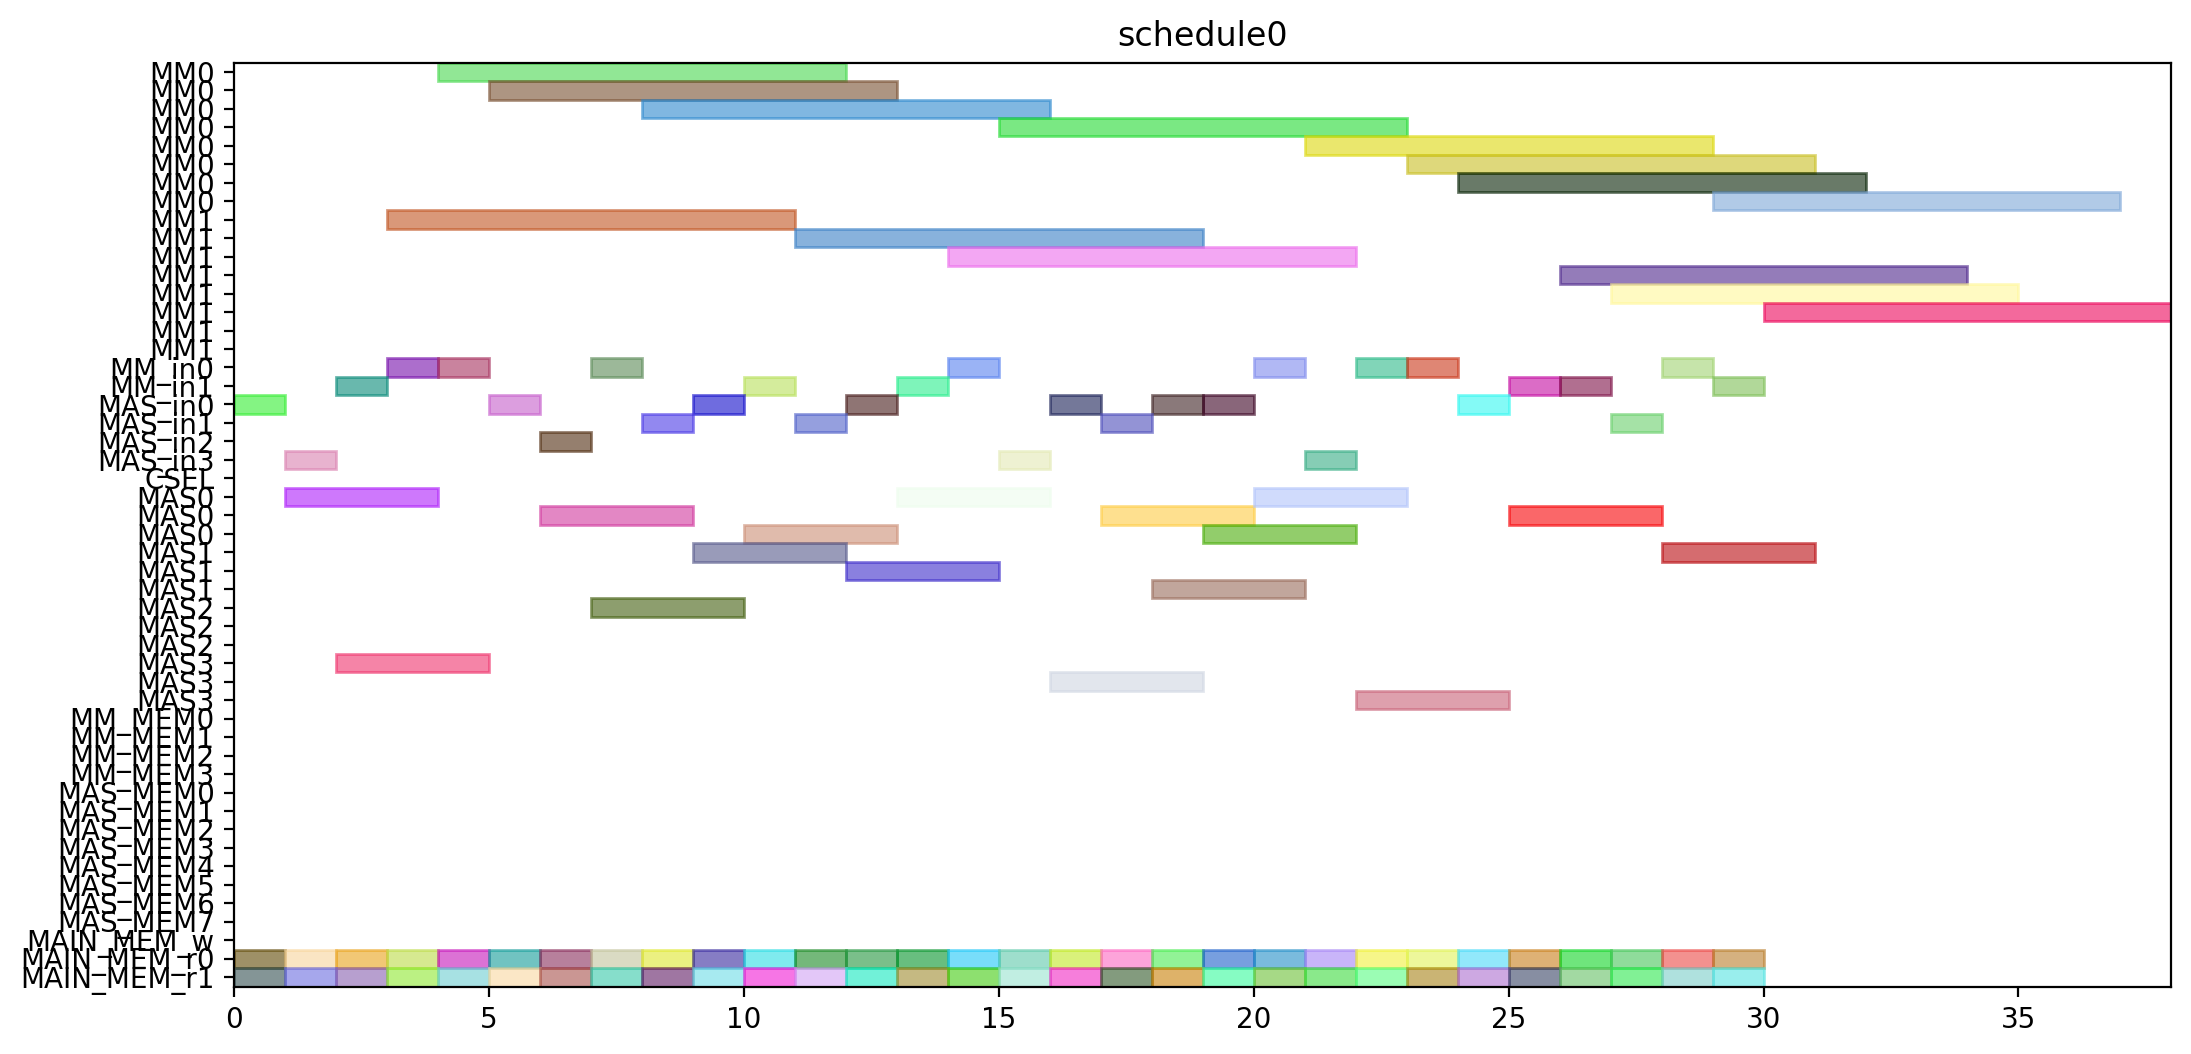

Recreate this plot in Python.
from pyschedule import Scenario, solvers, plotters, alt


def solve():
	horizon = 120
	S = Scenario("schedule0", horizon=horizon)

	# resource
	MM = S.Resources('MM', num=2, size=8)
	MM_in = S.Resources('MM_in', num=2)
	MAS_in = S.Resources('MAS_in', num=4)
	CSEL = S.Resource('CSEL')
	MAS = S.Resources('MAS', num=4, size=3, periods=range(1, horizon))
	MM_MEM = S.Resources('MM_MEM', num=4)
	MAS_MEM = S.Resources('MAS_MEM', num=8)
	MAIN_MEM_w = S.Resource('MAIN_MEM_w', size=1)
	MAIN_MEM_r = S.Resources('MAIN_MEM_r', num=2)

	# result of previous scheduling

	# new tasks
	r1_t0 = S.Task('r1_t0', length=8, delay_cost=1)
	r1_t0 += alt(MM)
	r1_t0_in = S.Task('r1_t0_in', length=1, delay_cost=1)
	r1_t0_in += alt(MM_in)
	S += r1_t0_in*MM_in[0]<=r1_t0*MM[0]
	S += r1_t0_in*MM_in[1]<=r1_t0*MM[1]
	r1_t0_mem0 = S.Task('r1_t0_mem0', length=1, delay_cost=1)
	r1_t0_mem0 += MAIN_MEM_r[0]
	S += r1_t0_mem0 <= r1_t0

	r1_t0_mem1 = S.Task('r1_t0_mem1', length=1, delay_cost=1)
	r1_t0_mem1 += MAIN_MEM_r[1]
	S += r1_t0_mem1 <= r1_t0

	r1_t1 = S.Task('r1_t1', length=8, delay_cost=1)
	r1_t1 += alt(MM)
	r1_t1_in = S.Task('r1_t1_in', length=1, delay_cost=1)
	r1_t1_in += alt(MM_in)
	S += r1_t1_in*MM_in[0]<=r1_t1*MM[0]
	S += r1_t1_in*MM_in[1]<=r1_t1*MM[1]
	r1_t1_mem0 = S.Task('r1_t1_mem0', length=1, delay_cost=1)
	r1_t1_mem0 += MAIN_MEM_r[0]
	S += r1_t1_mem0 <= r1_t1

	r1_t1_mem1 = S.Task('r1_t1_mem1', length=1, delay_cost=1)
	r1_t1_mem1 += MAIN_MEM_r[1]
	S += r1_t1_mem1 <= r1_t1

	r1_t2 = S.Task('r1_t2', length=3, delay_cost=1)
	r1_t2 += alt(MAS)
	r1_t2_in = S.Task('r1_t2_in', length=1, delay_cost=1)
	r1_t2_in += alt(MAS_in)
	S += r1_t2_in*MAS_in[0]<=r1_t2*MAS[0]

	S += r1_t2_in*MAS_in[1]<=r1_t2*MAS[1]

	S += r1_t2_in*MAS_in[2]<=r1_t2*MAS[2]

	S += r1_t2_in*MAS_in[3]<=r1_t2*MAS[3]

	r1_t2_mem0 = S.Task('r1_t2_mem0', length=1, delay_cost=1)
	r1_t2_mem0 += MAIN_MEM_r[0]
	S += r1_t2_mem0 <= r1_t2

	r1_t2_mem1 = S.Task('r1_t2_mem1', length=1, delay_cost=1)
	r1_t2_mem1 += MAIN_MEM_r[1]
	S += r1_t2_mem1 <= r1_t2

	r1_t3 = S.Task('r1_t3', length=3, delay_cost=1)
	r1_t3 += alt(MAS)
	r1_t3_in = S.Task('r1_t3_in', length=1, delay_cost=1)
	r1_t3_in += alt(MAS_in)
	S += r1_t3_in*MAS_in[0]<=r1_t3*MAS[0]

	S += r1_t3_in*MAS_in[1]<=r1_t3*MAS[1]

	S += r1_t3_in*MAS_in[2]<=r1_t3*MAS[2]

	S += r1_t3_in*MAS_in[3]<=r1_t3*MAS[3]

	r1_t3_mem0 = S.Task('r1_t3_mem0', length=1, delay_cost=1)
	r1_t3_mem0 += MAIN_MEM_r[0]
	S += r1_t3_mem0 <= r1_t3

	r1_t3_mem1 = S.Task('r1_t3_mem1', length=1, delay_cost=1)
	r1_t3_mem1 += MAIN_MEM_r[1]
	S += r1_t3_mem1 <= r1_t3

	r3_t0 = S.Task('r3_t0', length=8, delay_cost=1)
	r3_t0 += alt(MM)
	r3_t0_in = S.Task('r3_t0_in', length=1, delay_cost=1)
	r3_t0_in += alt(MM_in)
	S += r3_t0_in*MM_in[0]<=r3_t0*MM[0]
	S += r3_t0_in*MM_in[1]<=r3_t0*MM[1]
	r3_t0_mem0 = S.Task('r3_t0_mem0', length=1, delay_cost=1)
	r3_t0_mem0 += MAIN_MEM_r[0]
	S += r3_t0_mem0 <= r3_t0

	r3_t0_mem1 = S.Task('r3_t0_mem1', length=1, delay_cost=1)
	r3_t0_mem1 += MAIN_MEM_r[1]
	S += r3_t0_mem1 <= r3_t0

	r3_t1 = S.Task('r3_t1', length=8, delay_cost=1)
	r3_t1 += alt(MM)
	r3_t1_in = S.Task('r3_t1_in', length=1, delay_cost=1)
	r3_t1_in += alt(MM_in)
	S += r3_t1_in*MM_in[0]<=r3_t1*MM[0]
	S += r3_t1_in*MM_in[1]<=r3_t1*MM[1]
	r3_t1_mem0 = S.Task('r3_t1_mem0', length=1, delay_cost=1)
	r3_t1_mem0 += MAIN_MEM_r[0]
	S += r3_t1_mem0 <= r3_t1

	r3_t1_mem1 = S.Task('r3_t1_mem1', length=1, delay_cost=1)
	r3_t1_mem1 += MAIN_MEM_r[1]
	S += r3_t1_mem1 <= r3_t1

	r3_t2 = S.Task('r3_t2', length=3, delay_cost=1)
	r3_t2 += alt(MAS)
	r3_t2_in = S.Task('r3_t2_in', length=1, delay_cost=1)
	r3_t2_in += alt(MAS_in)
	S += r3_t2_in*MAS_in[0]<=r3_t2*MAS[0]

	S += r3_t2_in*MAS_in[1]<=r3_t2*MAS[1]

	S += r3_t2_in*MAS_in[2]<=r3_t2*MAS[2]

	S += r3_t2_in*MAS_in[3]<=r3_t2*MAS[3]

	r3_t2_mem0 = S.Task('r3_t2_mem0', length=1, delay_cost=1)
	r3_t2_mem0 += MAIN_MEM_r[0]
	S += r3_t2_mem0 <= r3_t2

	r3_t2_mem1 = S.Task('r3_t2_mem1', length=1, delay_cost=1)
	r3_t2_mem1 += MAIN_MEM_r[1]
	S += r3_t2_mem1 <= r3_t2

	r3_t3 = S.Task('r3_t3', length=3, delay_cost=1)
	r3_t3 += alt(MAS)
	r3_t3_in = S.Task('r3_t3_in', length=1, delay_cost=1)
	r3_t3_in += alt(MAS_in)
	S += r3_t3_in*MAS_in[0]<=r3_t3*MAS[0]

	S += r3_t3_in*MAS_in[1]<=r3_t3*MAS[1]

	S += r3_t3_in*MAS_in[2]<=r3_t3*MAS[2]

	S += r3_t3_in*MAS_in[3]<=r3_t3*MAS[3]

	r3_t3_mem0 = S.Task('r3_t3_mem0', length=1, delay_cost=1)
	r3_t3_mem0 += MAIN_MEM_r[0]
	S += r3_t3_mem0 <= r3_t3

	r3_t3_mem1 = S.Task('r3_t3_mem1', length=1, delay_cost=1)
	r3_t3_mem1 += MAIN_MEM_r[1]
	S += r3_t3_mem1 <= r3_t3

	r4_t0 = S.Task('r4_t0', length=8, delay_cost=1)
	r4_t0 += alt(MM)
	r4_t0_in = S.Task('r4_t0_in', length=1, delay_cost=1)
	r4_t0_in += alt(MM_in)
	S += r4_t0_in*MM_in[0]<=r4_t0*MM[0]
	S += r4_t0_in*MM_in[1]<=r4_t0*MM[1]
	r4_t0_mem0 = S.Task('r4_t0_mem0', length=1, delay_cost=1)
	r4_t0_mem0 += MAIN_MEM_r[0]
	S += r4_t0_mem0 <= r4_t0

	r4_t0_mem1 = S.Task('r4_t0_mem1', length=1, delay_cost=1)
	r4_t0_mem1 += MAIN_MEM_r[1]
	S += r4_t0_mem1 <= r4_t0

	r4_t1 = S.Task('r4_t1', length=8, delay_cost=1)
	r4_t1 += alt(MM)
	r4_t1_in = S.Task('r4_t1_in', length=1, delay_cost=1)
	r4_t1_in += alt(MM_in)
	S += r4_t1_in*MM_in[0]<=r4_t1*MM[0]
	S += r4_t1_in*MM_in[1]<=r4_t1*MM[1]
	r4_t1_mem0 = S.Task('r4_t1_mem0', length=1, delay_cost=1)
	r4_t1_mem0 += MAIN_MEM_r[0]
	S += r4_t1_mem0 <= r4_t1

	r4_t1_mem1 = S.Task('r4_t1_mem1', length=1, delay_cost=1)
	r4_t1_mem1 += MAIN_MEM_r[1]
	S += r4_t1_mem1 <= r4_t1

	r4_t2 = S.Task('r4_t2', length=3, delay_cost=1)
	r4_t2 += alt(MAS)
	r4_t2_in = S.Task('r4_t2_in', length=1, delay_cost=1)
	r4_t2_in += alt(MAS_in)
	S += r4_t2_in*MAS_in[0]<=r4_t2*MAS[0]

	S += r4_t2_in*MAS_in[1]<=r4_t2*MAS[1]

	S += r4_t2_in*MAS_in[2]<=r4_t2*MAS[2]

	S += r4_t2_in*MAS_in[3]<=r4_t2*MAS[3]

	r4_t2_mem0 = S.Task('r4_t2_mem0', length=1, delay_cost=1)
	r4_t2_mem0 += MAIN_MEM_r[0]
	S += r4_t2_mem0 <= r4_t2

	r4_t2_mem1 = S.Task('r4_t2_mem1', length=1, delay_cost=1)
	r4_t2_mem1 += MAIN_MEM_r[1]
	S += r4_t2_mem1 <= r4_t2

	r4_t3 = S.Task('r4_t3', length=3, delay_cost=1)
	r4_t3 += alt(MAS)
	r4_t3_in = S.Task('r4_t3_in', length=1, delay_cost=1)
	r4_t3_in += alt(MAS_in)
	S += r4_t3_in*MAS_in[0]<=r4_t3*MAS[0]

	S += r4_t3_in*MAS_in[1]<=r4_t3*MAS[1]

	S += r4_t3_in*MAS_in[2]<=r4_t3*MAS[2]

	S += r4_t3_in*MAS_in[3]<=r4_t3*MAS[3]

	r4_t3_mem0 = S.Task('r4_t3_mem0', length=1, delay_cost=1)
	r4_t3_mem0 += MAIN_MEM_r[0]
	S += r4_t3_mem0 <= r4_t3

	r4_t3_mem1 = S.Task('r4_t3_mem1', length=1, delay_cost=1)
	r4_t3_mem1 += MAIN_MEM_r[1]
	S += r4_t3_mem1 <= r4_t3

	r5_t0 = S.Task('r5_t0', length=8, delay_cost=1)
	r5_t0 += alt(MM)
	r5_t0_in = S.Task('r5_t0_in', length=1, delay_cost=1)
	r5_t0_in += alt(MM_in)
	S += r5_t0_in*MM_in[0]<=r5_t0*MM[0]
	S += r5_t0_in*MM_in[1]<=r5_t0*MM[1]
	r5_t0_mem0 = S.Task('r5_t0_mem0', length=1, delay_cost=1)
	r5_t0_mem0 += MAIN_MEM_r[0]
	S += r5_t0_mem0 <= r5_t0

	r5_t0_mem1 = S.Task('r5_t0_mem1', length=1, delay_cost=1)
	r5_t0_mem1 += MAIN_MEM_r[1]
	S += r5_t0_mem1 <= r5_t0

	r5_t1 = S.Task('r5_t1', length=8, delay_cost=1)
	r5_t1 += alt(MM)
	r5_t1_in = S.Task('r5_t1_in', length=1, delay_cost=1)
	r5_t1_in += alt(MM_in)
	S += r5_t1_in*MM_in[0]<=r5_t1*MM[0]
	S += r5_t1_in*MM_in[1]<=r5_t1*MM[1]
	r5_t1_mem0 = S.Task('r5_t1_mem0', length=1, delay_cost=1)
	r5_t1_mem0 += MAIN_MEM_r[0]
	S += r5_t1_mem0 <= r5_t1

	r5_t1_mem1 = S.Task('r5_t1_mem1', length=1, delay_cost=1)
	r5_t1_mem1 += MAIN_MEM_r[1]
	S += r5_t1_mem1 <= r5_t1

	r5_t2 = S.Task('r5_t2', length=3, delay_cost=1)
	r5_t2 += alt(MAS)
	r5_t2_in = S.Task('r5_t2_in', length=1, delay_cost=1)
	r5_t2_in += alt(MAS_in)
	S += r5_t2_in*MAS_in[0]<=r5_t2*MAS[0]

	S += r5_t2_in*MAS_in[1]<=r5_t2*MAS[1]

	S += r5_t2_in*MAS_in[2]<=r5_t2*MAS[2]

	S += r5_t2_in*MAS_in[3]<=r5_t2*MAS[3]

	r5_t2_mem0 = S.Task('r5_t2_mem0', length=1, delay_cost=1)
	r5_t2_mem0 += MAIN_MEM_r[0]
	S += r5_t2_mem0 <= r5_t2

	r5_t2_mem1 = S.Task('r5_t2_mem1', length=1, delay_cost=1)
	r5_t2_mem1 += MAIN_MEM_r[1]
	S += r5_t2_mem1 <= r5_t2

	r5_t3 = S.Task('r5_t3', length=3, delay_cost=1)
	r5_t3 += alt(MAS)
	r5_t3_in = S.Task('r5_t3_in', length=1, delay_cost=1)
	r5_t3_in += alt(MAS_in)
	S += r5_t3_in*MAS_in[0]<=r5_t3*MAS[0]

	S += r5_t3_in*MAS_in[1]<=r5_t3*MAS[1]

	S += r5_t3_in*MAS_in[2]<=r5_t3*MAS[2]

	S += r5_t3_in*MAS_in[3]<=r5_t3*MAS[3]

	r5_t3_mem0 = S.Task('r5_t3_mem0', length=1, delay_cost=1)
	r5_t3_mem0 += MAIN_MEM_r[0]
	S += r5_t3_mem0 <= r5_t3

	r5_t3_mem1 = S.Task('r5_t3_mem1', length=1, delay_cost=1)
	r5_t3_mem1 += MAIN_MEM_r[1]
	S += r5_t3_mem1 <= r5_t3

	r6_t0 = S.Task('r6_t0', length=8, delay_cost=1)
	r6_t0 += alt(MM)
	r6_t0_in = S.Task('r6_t0_in', length=1, delay_cost=1)
	r6_t0_in += alt(MM_in)
	S += r6_t0_in*MM_in[0]<=r6_t0*MM[0]
	S += r6_t0_in*MM_in[1]<=r6_t0*MM[1]
	r6_t0_mem0 = S.Task('r6_t0_mem0', length=1, delay_cost=1)
	r6_t0_mem0 += MAIN_MEM_r[0]
	S += r6_t0_mem0 <= r6_t0

	r6_t0_mem1 = S.Task('r6_t0_mem1', length=1, delay_cost=1)
	r6_t0_mem1 += MAIN_MEM_r[1]
	S += r6_t0_mem1 <= r6_t0

	r6_t1 = S.Task('r6_t1', length=8, delay_cost=1)
	r6_t1 += alt(MM)
	r6_t1_in = S.Task('r6_t1_in', length=1, delay_cost=1)
	r6_t1_in += alt(MM_in)
	S += r6_t1_in*MM_in[0]<=r6_t1*MM[0]
	S += r6_t1_in*MM_in[1]<=r6_t1*MM[1]
	r6_t1_mem0 = S.Task('r6_t1_mem0', length=1, delay_cost=1)
	r6_t1_mem0 += MAIN_MEM_r[0]
	S += r6_t1_mem0 <= r6_t1

	r6_t1_mem1 = S.Task('r6_t1_mem1', length=1, delay_cost=1)
	r6_t1_mem1 += MAIN_MEM_r[1]
	S += r6_t1_mem1 <= r6_t1

	r6_t2 = S.Task('r6_t2', length=3, delay_cost=1)
	r6_t2 += alt(MAS)
	r6_t2_in = S.Task('r6_t2_in', length=1, delay_cost=1)
	r6_t2_in += alt(MAS_in)
	S += r6_t2_in*MAS_in[0]<=r6_t2*MAS[0]

	S += r6_t2_in*MAS_in[1]<=r6_t2*MAS[1]

	S += r6_t2_in*MAS_in[2]<=r6_t2*MAS[2]

	S += r6_t2_in*MAS_in[3]<=r6_t2*MAS[3]

	r6_t2_mem0 = S.Task('r6_t2_mem0', length=1, delay_cost=1)
	r6_t2_mem0 += MAIN_MEM_r[0]
	S += r6_t2_mem0 <= r6_t2

	r6_t2_mem1 = S.Task('r6_t2_mem1', length=1, delay_cost=1)
	r6_t2_mem1 += MAIN_MEM_r[1]
	S += r6_t2_mem1 <= r6_t2

	r6_t3 = S.Task('r6_t3', length=3, delay_cost=1)
	r6_t3 += alt(MAS)
	r6_t3_in = S.Task('r6_t3_in', length=1, delay_cost=1)
	r6_t3_in += alt(MAS_in)
	S += r6_t3_in*MAS_in[0]<=r6_t3*MAS[0]

	S += r6_t3_in*MAS_in[1]<=r6_t3*MAS[1]

	S += r6_t3_in*MAS_in[2]<=r6_t3*MAS[2]

	S += r6_t3_in*MAS_in[3]<=r6_t3*MAS[3]

	r6_t3_mem0 = S.Task('r6_t3_mem0', length=1, delay_cost=1)
	r6_t3_mem0 += MAIN_MEM_r[0]
	S += r6_t3_mem0 <= r6_t3

	r6_t3_mem1 = S.Task('r6_t3_mem1', length=1, delay_cost=1)
	r6_t3_mem1 += MAIN_MEM_r[1]
	S += r6_t3_mem1 <= r6_t3

	r9_t2 = S.Task('r9_t2', length=3, delay_cost=1)
	r9_t2 += alt(MAS)
	r9_t2_in = S.Task('r9_t2_in', length=1, delay_cost=1)
	r9_t2_in += alt(MAS_in)
	S += r9_t2_in*MAS_in[0]<=r9_t2*MAS[0]

	S += r9_t2_in*MAS_in[1]<=r9_t2*MAS[1]

	S += r9_t2_in*MAS_in[2]<=r9_t2*MAS[2]

	S += r9_t2_in*MAS_in[3]<=r9_t2*MAS[3]

	r9_t2_mem0 = S.Task('r9_t2_mem0', length=1, delay_cost=1)
	r9_t2_mem0 += MAIN_MEM_r[0]
	S += r9_t2_mem0 <= r9_t2

	r9_t2_mem1 = S.Task('r9_t2_mem1', length=1, delay_cost=1)
	r9_t2_mem1 += MAIN_MEM_r[1]
	S += r9_t2_mem1 <= r9_t2

	r12_t0 = S.Task('r12_t0', length=8, delay_cost=1)
	r12_t0 += alt(MM)
	r12_t0_in = S.Task('r12_t0_in', length=1, delay_cost=1)
	r12_t0_in += alt(MM_in)
	S += r12_t0_in*MM_in[0]<=r12_t0*MM[0]
	S += r12_t0_in*MM_in[1]<=r12_t0*MM[1]
	r12_t0_mem0 = S.Task('r12_t0_mem0', length=1, delay_cost=1)
	r12_t0_mem0 += MAIN_MEM_r[0]
	S += r12_t0_mem0 <= r12_t0

	r12_t0_mem1 = S.Task('r12_t0_mem1', length=1, delay_cost=1)
	r12_t0_mem1 += MAIN_MEM_r[1]
	S += r12_t0_mem1 <= r12_t0

	r12_t1 = S.Task('r12_t1', length=8, delay_cost=1)
	r12_t1 += alt(MM)
	r12_t1_in = S.Task('r12_t1_in', length=1, delay_cost=1)
	r12_t1_in += alt(MM_in)
	S += r12_t1_in*MM_in[0]<=r12_t1*MM[0]
	S += r12_t1_in*MM_in[1]<=r12_t1*MM[1]
	r12_t1_mem0 = S.Task('r12_t1_mem0', length=1, delay_cost=1)
	r12_t1_mem0 += MAIN_MEM_r[0]
	S += r12_t1_mem0 <= r12_t1

	r12_t1_mem1 = S.Task('r12_t1_mem1', length=1, delay_cost=1)
	r12_t1_mem1 += MAIN_MEM_r[1]
	S += r12_t1_mem1 <= r12_t1

	r12_t2 = S.Task('r12_t2', length=3, delay_cost=1)
	r12_t2 += alt(MAS)
	r12_t2_in = S.Task('r12_t2_in', length=1, delay_cost=1)
	r12_t2_in += alt(MAS_in)
	S += r12_t2_in*MAS_in[0]<=r12_t2*MAS[0]

	S += r12_t2_in*MAS_in[1]<=r12_t2*MAS[1]

	S += r12_t2_in*MAS_in[2]<=r12_t2*MAS[2]

	S += r12_t2_in*MAS_in[3]<=r12_t2*MAS[3]

	r12_t2_mem0 = S.Task('r12_t2_mem0', length=1, delay_cost=1)
	r12_t2_mem0 += MAIN_MEM_r[0]
	S += r12_t2_mem0 <= r12_t2

	r12_t2_mem1 = S.Task('r12_t2_mem1', length=1, delay_cost=1)
	r12_t2_mem1 += MAIN_MEM_r[1]
	S += r12_t2_mem1 <= r12_t2

	r12_t3 = S.Task('r12_t3', length=3, delay_cost=1)
	r12_t3 += alt(MAS)
	r12_t3_in = S.Task('r12_t3_in', length=1, delay_cost=1)
	r12_t3_in += alt(MAS_in)
	S += r12_t3_in*MAS_in[0]<=r12_t3*MAS[0]

	S += r12_t3_in*MAS_in[1]<=r12_t3*MAS[1]

	S += r12_t3_in*MAS_in[2]<=r12_t3*MAS[2]

	S += r12_t3_in*MAS_in[3]<=r12_t3*MAS[3]

	r12_t3_mem0 = S.Task('r12_t3_mem0', length=1, delay_cost=1)
	r12_t3_mem0 += MAIN_MEM_r[0]
	S += r12_t3_mem0 <= r12_t3

	r12_t3_mem1 = S.Task('r12_t3_mem1', length=1, delay_cost=1)
	r12_t3_mem1 += MAIN_MEM_r[1]
	S += r12_t3_mem1 <= r12_t3

	r13_t0 = S.Task('r13_t0', length=8, delay_cost=1)
	r13_t0 += alt(MM)
	r13_t0_in = S.Task('r13_t0_in', length=1, delay_cost=1)
	r13_t0_in += alt(MM_in)
	S += r13_t0_in*MM_in[0]<=r13_t0*MM[0]
	S += r13_t0_in*MM_in[1]<=r13_t0*MM[1]
	r13_t0_mem0 = S.Task('r13_t0_mem0', length=1, delay_cost=1)
	r13_t0_mem0 += MAIN_MEM_r[0]
	S += r13_t0_mem0 <= r13_t0

	r13_t0_mem1 = S.Task('r13_t0_mem1', length=1, delay_cost=1)
	r13_t0_mem1 += MAIN_MEM_r[1]
	S += r13_t0_mem1 <= r13_t0

	r13_t1 = S.Task('r13_t1', length=8, delay_cost=1)
	r13_t1 += alt(MM)
	r13_t1_in = S.Task('r13_t1_in', length=1, delay_cost=1)
	r13_t1_in += alt(MM_in)
	S += r13_t1_in*MM_in[0]<=r13_t1*MM[0]
	S += r13_t1_in*MM_in[1]<=r13_t1*MM[1]
	r13_t1_mem0 = S.Task('r13_t1_mem0', length=1, delay_cost=1)
	r13_t1_mem0 += MAIN_MEM_r[0]
	S += r13_t1_mem0 <= r13_t1

	r13_t1_mem1 = S.Task('r13_t1_mem1', length=1, delay_cost=1)
	r13_t1_mem1 += MAIN_MEM_r[1]
	S += r13_t1_mem1 <= r13_t1

	r13_t2 = S.Task('r13_t2', length=3, delay_cost=1)
	r13_t2 += alt(MAS)
	r13_t2_in = S.Task('r13_t2_in', length=1, delay_cost=1)
	r13_t2_in += alt(MAS_in)
	S += r13_t2_in*MAS_in[0]<=r13_t2*MAS[0]

	S += r13_t2_in*MAS_in[1]<=r13_t2*MAS[1]

	S += r13_t2_in*MAS_in[2]<=r13_t2*MAS[2]

	S += r13_t2_in*MAS_in[3]<=r13_t2*MAS[3]

	r13_t2_mem0 = S.Task('r13_t2_mem0', length=1, delay_cost=1)
	r13_t2_mem0 += MAIN_MEM_r[0]
	S += r13_t2_mem0 <= r13_t2

	r13_t2_mem1 = S.Task('r13_t2_mem1', length=1, delay_cost=1)
	r13_t2_mem1 += MAIN_MEM_r[1]
	S += r13_t2_mem1 <= r13_t2

	r13_t3 = S.Task('r13_t3', length=3, delay_cost=1)
	r13_t3 += alt(MAS)
	r13_t3_in = S.Task('r13_t3_in', length=1, delay_cost=1)
	r13_t3_in += alt(MAS_in)
	S += r13_t3_in*MAS_in[0]<=r13_t3*MAS[0]

	S += r13_t3_in*MAS_in[1]<=r13_t3*MAS[1]

	S += r13_t3_in*MAS_in[2]<=r13_t3*MAS[2]

	S += r13_t3_in*MAS_in[3]<=r13_t3*MAS[3]

	r13_t3_mem0 = S.Task('r13_t3_mem0', length=1, delay_cost=1)
	r13_t3_mem0 += MAIN_MEM_r[0]
	S += r13_t3_mem0 <= r13_t3

	r13_t3_mem1 = S.Task('r13_t3_mem1', length=1, delay_cost=1)
	r13_t3_mem1 += MAIN_MEM_r[1]
	S += r13_t3_mem1 <= r13_t3

	r16_t3 = S.Task('r16_t3', length=3, delay_cost=1)
	r16_t3 += alt(MAS)
	r16_t3_in = S.Task('r16_t3_in', length=1, delay_cost=1)
	r16_t3_in += alt(MAS_in)
	S += r16_t3_in*MAS_in[0]<=r16_t3*MAS[0]

	S += r16_t3_in*MAS_in[1]<=r16_t3*MAS[1]

	S += r16_t3_in*MAS_in[2]<=r16_t3*MAS[2]

	S += r16_t3_in*MAS_in[3]<=r16_t3*MAS[3]

	r16_t3_mem0 = S.Task('r16_t3_mem0', length=1, delay_cost=1)
	r16_t3_mem0 += MAIN_MEM_r[0]
	S += r16_t3_mem0 <= r16_t3

	r16_t3_mem1 = S.Task('r16_t3_mem1', length=1, delay_cost=1)
	r16_t3_mem1 += MAIN_MEM_r[1]
	S += r16_t3_mem1 <= r16_t3

	solvers.mip.solve(S,msg=1,kind='CPLEX',ratio_gap=1.01)

	solution = [['hoge']*len(S.solution()[1]) for i in range(len(S.solution()))]
	for i in range(len(S.solution())):
		for j in range(len(S.solution()[i])):
			solution[i][j]=str(S.solution()[i][j])
	print(solution)

	cycles = int(solution[-1][3])

	pic_file_name = "/mnt/rose/usr1/fukuda/ABE/multiRAM_multiMAS_16mux/scheduling_result/stage8MM2_stage3MAS4/EP2_YRECOVER/schedule0.png"
	if(S.solution() != []):
		plotters.matplotlib.plot(S,img_filename=pic_file_name, show_task_labels=False, fig_size=(cycles*0.25+3, 6))

	return solution
